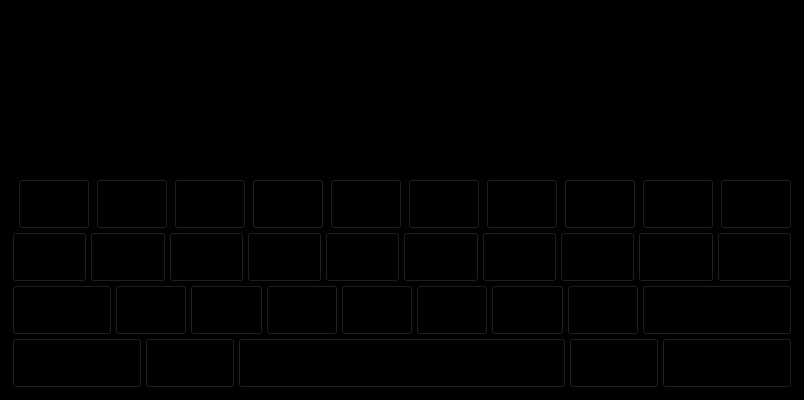
<?xml version="1.0" encoding="UTF-8"?>
<ui version="4.0">
 <class>VirtualKeyboard</class>
 <widget class="QFrame" name="VirtualKeyboard">
  <property name="geometry">
   <rect>
    <x>0</x>
    <y>0</y>
    <width>804</width>
    <height>400</height>
   </rect>
  </property>
  <property name="sizePolicy">
   <sizepolicy hsizetype="Minimum" vsizetype="Preferred">
    <horstretch>0</horstretch>
    <verstretch>0</verstretch>
   </sizepolicy>
  </property>
  <property name="windowTitle">
   <string>Frame</string>
  </property>
  <property name="styleSheet">
   <string notr="true">background: non;</string>
  </property>
  <property name="frameShape">
   <enum>QFrame::StyledPanel</enum>
  </property>
  <property name="frameShadow">
   <enum>QFrame::Raised</enum>
  </property>
  <layout class="QHBoxLayout" name="horizontalLayout" stretch="0">
   <item>
    <layout class="QVBoxLayout" name="verticalLayout_principal">
     <property name="spacing">
      <number>3</number>
     </property>
     <item>
      <layout class="QHBoxLayout" name="textLayout">
       <property name="spacing">
        <number>3</number>
       </property>
       <property name="sizeConstraint">
        <enum>QLayout::SetMinimumSize</enum>
       </property>
       <property name="topMargin">
        <number>0</number>
       </property>
       <item>
        <widget class="QTextEdit" name="textEdit"/>
       </item>
       <item>
        <widget class="QPlainTextEdit" name="plainTextEdit"/>
       </item>
       <item>
        <widget class="QLineEdit" name="lineEdit">
         <property name="minimumSize">
          <size>
           <width>0</width>
           <height>0</height>
          </size>
         </property>
         <property name="maximumSize">
          <size>
           <width>790</width>
           <height>180</height>
          </size>
         </property>
         <property name="font">
          <font>
           <pointsize>16</pointsize>
          </font>
         </property>
         <property name="alignment">
          <set>Qt::AlignBottom|Qt::AlignLeading|Qt::AlignLeft</set>
         </property>
        </widget>
       </item>
      </layout>
     </item>
     <item>
      <layout class="QHBoxLayout" name="horizontalLayout_firstRow">
       <property name="spacing">
        <number>6</number>
       </property>
       <property name="sizeConstraint">
        <enum>QLayout::SetMinimumSize</enum>
       </property>
       <item>
        <widget class="QWidget" name="widget" native="true">
         <zorder>pushButton_principalKey_00</zorder>
        </widget>
       </item>
       <item>
        <widget class="QPushButton" name="pushButton_principalKey_00">
         <property name="sizePolicy">
          <sizepolicy hsizetype="Minimum" vsizetype="Minimum">
           <horstretch>0</horstretch>
           <verstretch>0</verstretch>
          </sizepolicy>
         </property>
         <property name="minimumSize">
          <size>
           <width>72</width>
           <height>50</height>
          </size>
         </property>
         <property name="maximumSize">
          <size>
           <width>90</width>
           <height>60</height>
          </size>
         </property>
         <property name="font">
          <font>
           <pointsize>12</pointsize>
          </font>
         </property>
         <property name="focusPolicy">
          <enum>Qt::NoFocus</enum>
         </property>
         <property name="text">
          <string/>
         </property>
        </widget>
       </item>
       <item>
        <widget class="QPushButton" name="pushButton_principalKey_01">
         <property name="sizePolicy">
          <sizepolicy hsizetype="Minimum" vsizetype="Minimum">
           <horstretch>0</horstretch>
           <verstretch>0</verstretch>
          </sizepolicy>
         </property>
         <property name="minimumSize">
          <size>
           <width>72</width>
           <height>50</height>
          </size>
         </property>
         <property name="maximumSize">
          <size>
           <width>90</width>
           <height>60</height>
          </size>
         </property>
         <property name="font">
          <font>
           <pointsize>12</pointsize>
          </font>
         </property>
         <property name="focusPolicy">
          <enum>Qt::NoFocus</enum>
         </property>
         <property name="text">
          <string/>
         </property>
        </widget>
       </item>
       <item>
        <widget class="QPushButton" name="pushButton_principalKey_02">
         <property name="sizePolicy">
          <sizepolicy hsizetype="Minimum" vsizetype="Minimum">
           <horstretch>0</horstretch>
           <verstretch>0</verstretch>
          </sizepolicy>
         </property>
         <property name="minimumSize">
          <size>
           <width>72</width>
           <height>50</height>
          </size>
         </property>
         <property name="maximumSize">
          <size>
           <width>90</width>
           <height>60</height>
          </size>
         </property>
         <property name="font">
          <font>
           <pointsize>12</pointsize>
          </font>
         </property>
         <property name="focusPolicy">
          <enum>Qt::NoFocus</enum>
         </property>
         <property name="text">
          <string/>
         </property>
        </widget>
       </item>
       <item>
        <widget class="QPushButton" name="pushButton_principalKey_03">
         <property name="sizePolicy">
          <sizepolicy hsizetype="Minimum" vsizetype="Minimum">
           <horstretch>0</horstretch>
           <verstretch>0</verstretch>
          </sizepolicy>
         </property>
         <property name="minimumSize">
          <size>
           <width>72</width>
           <height>50</height>
          </size>
         </property>
         <property name="maximumSize">
          <size>
           <width>90</width>
           <height>60</height>
          </size>
         </property>
         <property name="font">
          <font>
           <pointsize>12</pointsize>
          </font>
         </property>
         <property name="focusPolicy">
          <enum>Qt::NoFocus</enum>
         </property>
         <property name="text">
          <string/>
         </property>
        </widget>
       </item>
       <item>
        <widget class="QPushButton" name="pushButton_principalKey_04">
         <property name="sizePolicy">
          <sizepolicy hsizetype="Minimum" vsizetype="Minimum">
           <horstretch>0</horstretch>
           <verstretch>0</verstretch>
          </sizepolicy>
         </property>
         <property name="minimumSize">
          <size>
           <width>72</width>
           <height>50</height>
          </size>
         </property>
         <property name="maximumSize">
          <size>
           <width>90</width>
           <height>60</height>
          </size>
         </property>
         <property name="font">
          <font>
           <pointsize>12</pointsize>
          </font>
         </property>
         <property name="focusPolicy">
          <enum>Qt::NoFocus</enum>
         </property>
         <property name="text">
          <string/>
         </property>
        </widget>
       </item>
       <item>
        <widget class="QPushButton" name="pushButton_principalKey_05">
         <property name="sizePolicy">
          <sizepolicy hsizetype="Minimum" vsizetype="Minimum">
           <horstretch>0</horstretch>
           <verstretch>0</verstretch>
          </sizepolicy>
         </property>
         <property name="minimumSize">
          <size>
           <width>72</width>
           <height>50</height>
          </size>
         </property>
         <property name="maximumSize">
          <size>
           <width>90</width>
           <height>60</height>
          </size>
         </property>
         <property name="font">
          <font>
           <pointsize>12</pointsize>
          </font>
         </property>
         <property name="focusPolicy">
          <enum>Qt::NoFocus</enum>
         </property>
         <property name="text">
          <string/>
         </property>
        </widget>
       </item>
       <item>
        <widget class="QPushButton" name="pushButton_principalKey_06">
         <property name="sizePolicy">
          <sizepolicy hsizetype="Minimum" vsizetype="Minimum">
           <horstretch>0</horstretch>
           <verstretch>0</verstretch>
          </sizepolicy>
         </property>
         <property name="minimumSize">
          <size>
           <width>72</width>
           <height>50</height>
          </size>
         </property>
         <property name="maximumSize">
          <size>
           <width>90</width>
           <height>60</height>
          </size>
         </property>
         <property name="font">
          <font>
           <pointsize>12</pointsize>
          </font>
         </property>
         <property name="focusPolicy">
          <enum>Qt::NoFocus</enum>
         </property>
         <property name="text">
          <string/>
         </property>
        </widget>
       </item>
       <item>
        <widget class="QPushButton" name="pushButton_principalKey_07">
         <property name="sizePolicy">
          <sizepolicy hsizetype="Minimum" vsizetype="Minimum">
           <horstretch>0</horstretch>
           <verstretch>0</verstretch>
          </sizepolicy>
         </property>
         <property name="minimumSize">
          <size>
           <width>72</width>
           <height>50</height>
          </size>
         </property>
         <property name="maximumSize">
          <size>
           <width>90</width>
           <height>60</height>
          </size>
         </property>
         <property name="font">
          <font>
           <pointsize>12</pointsize>
          </font>
         </property>
         <property name="focusPolicy">
          <enum>Qt::NoFocus</enum>
         </property>
         <property name="text">
          <string/>
         </property>
        </widget>
       </item>
       <item>
        <widget class="QPushButton" name="pushButton_principalKey_08">
         <property name="sizePolicy">
          <sizepolicy hsizetype="Minimum" vsizetype="Minimum">
           <horstretch>0</horstretch>
           <verstretch>0</verstretch>
          </sizepolicy>
         </property>
         <property name="minimumSize">
          <size>
           <width>72</width>
           <height>50</height>
          </size>
         </property>
         <property name="maximumSize">
          <size>
           <width>90</width>
           <height>60</height>
          </size>
         </property>
         <property name="font">
          <font>
           <pointsize>12</pointsize>
          </font>
         </property>
         <property name="focusPolicy">
          <enum>Qt::NoFocus</enum>
         </property>
         <property name="text">
          <string/>
         </property>
        </widget>
       </item>
       <item>
        <widget class="QPushButton" name="pushButton_principalKey_09">
         <property name="sizePolicy">
          <sizepolicy hsizetype="Minimum" vsizetype="Minimum">
           <horstretch>0</horstretch>
           <verstretch>0</verstretch>
          </sizepolicy>
         </property>
         <property name="minimumSize">
          <size>
           <width>72</width>
           <height>50</height>
          </size>
         </property>
         <property name="maximumSize">
          <size>
           <width>90</width>
           <height>60</height>
          </size>
         </property>
         <property name="font">
          <font>
           <pointsize>12</pointsize>
          </font>
         </property>
         <property name="focusPolicy">
          <enum>Qt::NoFocus</enum>
         </property>
         <property name="text">
          <string/>
         </property>
        </widget>
       </item>
      </layout>
     </item>
     <item>
      <layout class="QHBoxLayout" name="horizontalLayout_secondRow">
       <property name="sizeConstraint">
        <enum>QLayout::SetMinimumSize</enum>
       </property>
       <item>
        <widget class="QPushButton" name="pushButton_principalKey_10">
         <property name="sizePolicy">
          <sizepolicy hsizetype="Minimum" vsizetype="Minimum">
           <horstretch>0</horstretch>
           <verstretch>0</verstretch>
          </sizepolicy>
         </property>
         <property name="minimumSize">
          <size>
           <width>40</width>
           <height>50</height>
          </size>
         </property>
         <property name="maximumSize">
          <size>
           <width>16777215</width>
           <height>60</height>
          </size>
         </property>
         <property name="font">
          <font>
           <pointsize>12</pointsize>
          </font>
         </property>
         <property name="focusPolicy">
          <enum>Qt::NoFocus</enum>
         </property>
         <property name="text">
          <string/>
         </property>
        </widget>
       </item>
       <item>
        <widget class="QPushButton" name="pushButton_principalKey_11">
         <property name="sizePolicy">
          <sizepolicy hsizetype="Minimum" vsizetype="Minimum">
           <horstretch>0</horstretch>
           <verstretch>0</verstretch>
          </sizepolicy>
         </property>
         <property name="minimumSize">
          <size>
           <width>40</width>
           <height>50</height>
          </size>
         </property>
         <property name="maximumSize">
          <size>
           <width>16777215</width>
           <height>60</height>
          </size>
         </property>
         <property name="font">
          <font>
           <pointsize>12</pointsize>
          </font>
         </property>
         <property name="focusPolicy">
          <enum>Qt::NoFocus</enum>
         </property>
         <property name="text">
          <string/>
         </property>
        </widget>
       </item>
       <item>
        <widget class="QPushButton" name="pushButton_principalKey_12">
         <property name="sizePolicy">
          <sizepolicy hsizetype="Minimum" vsizetype="Minimum">
           <horstretch>0</horstretch>
           <verstretch>0</verstretch>
          </sizepolicy>
         </property>
         <property name="minimumSize">
          <size>
           <width>40</width>
           <height>50</height>
          </size>
         </property>
         <property name="maximumSize">
          <size>
           <width>16777215</width>
           <height>60</height>
          </size>
         </property>
         <property name="font">
          <font>
           <pointsize>12</pointsize>
          </font>
         </property>
         <property name="focusPolicy">
          <enum>Qt::NoFocus</enum>
         </property>
         <property name="text">
          <string/>
         </property>
        </widget>
       </item>
       <item>
        <widget class="QPushButton" name="pushButton_principalKey_13">
         <property name="sizePolicy">
          <sizepolicy hsizetype="Minimum" vsizetype="Minimum">
           <horstretch>0</horstretch>
           <verstretch>0</verstretch>
          </sizepolicy>
         </property>
         <property name="minimumSize">
          <size>
           <width>40</width>
           <height>50</height>
          </size>
         </property>
         <property name="maximumSize">
          <size>
           <width>16777215</width>
           <height>60</height>
          </size>
         </property>
         <property name="font">
          <font>
           <pointsize>12</pointsize>
          </font>
         </property>
         <property name="focusPolicy">
          <enum>Qt::NoFocus</enum>
         </property>
         <property name="text">
          <string/>
         </property>
        </widget>
       </item>
       <item>
        <widget class="QPushButton" name="pushButton_principalKey_14">
         <property name="sizePolicy">
          <sizepolicy hsizetype="Minimum" vsizetype="Minimum">
           <horstretch>0</horstretch>
           <verstretch>0</verstretch>
          </sizepolicy>
         </property>
         <property name="minimumSize">
          <size>
           <width>40</width>
           <height>50</height>
          </size>
         </property>
         <property name="maximumSize">
          <size>
           <width>16777215</width>
           <height>60</height>
          </size>
         </property>
         <property name="font">
          <font>
           <pointsize>12</pointsize>
          </font>
         </property>
         <property name="focusPolicy">
          <enum>Qt::NoFocus</enum>
         </property>
         <property name="text">
          <string/>
         </property>
        </widget>
       </item>
       <item>
        <widget class="QPushButton" name="pushButton_principalKey_15">
         <property name="sizePolicy">
          <sizepolicy hsizetype="Minimum" vsizetype="Minimum">
           <horstretch>0</horstretch>
           <verstretch>0</verstretch>
          </sizepolicy>
         </property>
         <property name="minimumSize">
          <size>
           <width>40</width>
           <height>50</height>
          </size>
         </property>
         <property name="maximumSize">
          <size>
           <width>16777215</width>
           <height>60</height>
          </size>
         </property>
         <property name="font">
          <font>
           <pointsize>12</pointsize>
          </font>
         </property>
         <property name="focusPolicy">
          <enum>Qt::NoFocus</enum>
         </property>
         <property name="text">
          <string/>
         </property>
        </widget>
       </item>
       <item>
        <widget class="QPushButton" name="pushButton_principalKey_16">
         <property name="sizePolicy">
          <sizepolicy hsizetype="Minimum" vsizetype="Minimum">
           <horstretch>0</horstretch>
           <verstretch>0</verstretch>
          </sizepolicy>
         </property>
         <property name="minimumSize">
          <size>
           <width>40</width>
           <height>50</height>
          </size>
         </property>
         <property name="maximumSize">
          <size>
           <width>16777215</width>
           <height>60</height>
          </size>
         </property>
         <property name="font">
          <font>
           <pointsize>12</pointsize>
          </font>
         </property>
         <property name="focusPolicy">
          <enum>Qt::NoFocus</enum>
         </property>
         <property name="text">
          <string/>
         </property>
        </widget>
       </item>
       <item>
        <widget class="QPushButton" name="pushButton_principalKey_17">
         <property name="sizePolicy">
          <sizepolicy hsizetype="Minimum" vsizetype="Minimum">
           <horstretch>0</horstretch>
           <verstretch>0</verstretch>
          </sizepolicy>
         </property>
         <property name="minimumSize">
          <size>
           <width>40</width>
           <height>50</height>
          </size>
         </property>
         <property name="maximumSize">
          <size>
           <width>16777215</width>
           <height>60</height>
          </size>
         </property>
         <property name="font">
          <font>
           <pointsize>12</pointsize>
          </font>
         </property>
         <property name="focusPolicy">
          <enum>Qt::NoFocus</enum>
         </property>
         <property name="text">
          <string/>
         </property>
        </widget>
       </item>
       <item>
        <widget class="QPushButton" name="pushButton_principalKey_18">
         <property name="sizePolicy">
          <sizepolicy hsizetype="Minimum" vsizetype="Minimum">
           <horstretch>0</horstretch>
           <verstretch>0</verstretch>
          </sizepolicy>
         </property>
         <property name="minimumSize">
          <size>
           <width>40</width>
           <height>50</height>
          </size>
         </property>
         <property name="maximumSize">
          <size>
           <width>16777215</width>
           <height>60</height>
          </size>
         </property>
         <property name="font">
          <font>
           <pointsize>12</pointsize>
          </font>
         </property>
         <property name="focusPolicy">
          <enum>Qt::NoFocus</enum>
         </property>
         <property name="text">
          <string/>
         </property>
        </widget>
       </item>
       <item>
        <widget class="QPushButton" name="pushButton_principalKey_19">
         <property name="sizePolicy">
          <sizepolicy hsizetype="Minimum" vsizetype="Minimum">
           <horstretch>0</horstretch>
           <verstretch>0</verstretch>
          </sizepolicy>
         </property>
         <property name="minimumSize">
          <size>
           <width>40</width>
           <height>50</height>
          </size>
         </property>
         <property name="maximumSize">
          <size>
           <width>16777215</width>
           <height>60</height>
          </size>
         </property>
         <property name="font">
          <font>
           <pointsize>12</pointsize>
          </font>
         </property>
         <property name="focusPolicy">
          <enum>Qt::NoFocus</enum>
         </property>
         <property name="text">
          <string/>
         </property>
        </widget>
       </item>
      </layout>
     </item>
     <item>
      <layout class="QHBoxLayout" name="horizontalLayout_thirdRow">
       <property name="sizeConstraint">
        <enum>QLayout::SetMinimumSize</enum>
       </property>
       <item>
        <widget class="QPushButton" name="pushButton_principalKey_caps">
         <property name="sizePolicy">
          <sizepolicy hsizetype="Minimum" vsizetype="Minimum">
           <horstretch>0</horstretch>
           <verstretch>0</verstretch>
          </sizepolicy>
         </property>
         <property name="minimumSize">
          <size>
           <width>100</width>
           <height>50</height>
          </size>
         </property>
         <property name="maximumSize">
          <size>
           <width>16777215</width>
           <height>60</height>
          </size>
         </property>
         <property name="font">
          <font>
           <pointsize>12</pointsize>
          </font>
         </property>
         <property name="focusPolicy">
          <enum>Qt::NoFocus</enum>
         </property>
         <property name="text">
          <string>Caps</string>
         </property>
        </widget>
       </item>
       <item>
        <widget class="QPushButton" name="pushButton_principalKey_20">
         <property name="sizePolicy">
          <sizepolicy hsizetype="Minimum" vsizetype="Minimum">
           <horstretch>0</horstretch>
           <verstretch>0</verstretch>
          </sizepolicy>
         </property>
         <property name="minimumSize">
          <size>
           <width>40</width>
           <height>50</height>
          </size>
         </property>
         <property name="maximumSize">
          <size>
           <width>16777215</width>
           <height>60</height>
          </size>
         </property>
         <property name="font">
          <font>
           <pointsize>12</pointsize>
          </font>
         </property>
         <property name="focusPolicy">
          <enum>Qt::NoFocus</enum>
         </property>
         <property name="text">
          <string/>
         </property>
        </widget>
       </item>
       <item>
        <widget class="QPushButton" name="pushButton_principalKey_21">
         <property name="sizePolicy">
          <sizepolicy hsizetype="Minimum" vsizetype="Minimum">
           <horstretch>0</horstretch>
           <verstretch>0</verstretch>
          </sizepolicy>
         </property>
         <property name="minimumSize">
          <size>
           <width>40</width>
           <height>50</height>
          </size>
         </property>
         <property name="maximumSize">
          <size>
           <width>16777215</width>
           <height>60</height>
          </size>
         </property>
         <property name="font">
          <font>
           <pointsize>12</pointsize>
          </font>
         </property>
         <property name="focusPolicy">
          <enum>Qt::NoFocus</enum>
         </property>
         <property name="text">
          <string/>
         </property>
        </widget>
       </item>
       <item>
        <widget class="QPushButton" name="pushButton_principalKey_22">
         <property name="sizePolicy">
          <sizepolicy hsizetype="Minimum" vsizetype="Minimum">
           <horstretch>0</horstretch>
           <verstretch>0</verstretch>
          </sizepolicy>
         </property>
         <property name="minimumSize">
          <size>
           <width>40</width>
           <height>50</height>
          </size>
         </property>
         <property name="maximumSize">
          <size>
           <width>16777215</width>
           <height>60</height>
          </size>
         </property>
         <property name="font">
          <font>
           <pointsize>12</pointsize>
          </font>
         </property>
         <property name="focusPolicy">
          <enum>Qt::NoFocus</enum>
         </property>
         <property name="text">
          <string/>
         </property>
        </widget>
       </item>
       <item>
        <widget class="QPushButton" name="pushButton_principalKey_23">
         <property name="sizePolicy">
          <sizepolicy hsizetype="Minimum" vsizetype="Minimum">
           <horstretch>0</horstretch>
           <verstretch>0</verstretch>
          </sizepolicy>
         </property>
         <property name="minimumSize">
          <size>
           <width>40</width>
           <height>50</height>
          </size>
         </property>
         <property name="maximumSize">
          <size>
           <width>16777215</width>
           <height>60</height>
          </size>
         </property>
         <property name="font">
          <font>
           <pointsize>12</pointsize>
          </font>
         </property>
         <property name="focusPolicy">
          <enum>Qt::NoFocus</enum>
         </property>
         <property name="text">
          <string/>
         </property>
        </widget>
       </item>
       <item>
        <widget class="QPushButton" name="pushButton_principalKey_24">
         <property name="sizePolicy">
          <sizepolicy hsizetype="Minimum" vsizetype="Minimum">
           <horstretch>0</horstretch>
           <verstretch>0</verstretch>
          </sizepolicy>
         </property>
         <property name="minimumSize">
          <size>
           <width>40</width>
           <height>50</height>
          </size>
         </property>
         <property name="maximumSize">
          <size>
           <width>16777215</width>
           <height>60</height>
          </size>
         </property>
         <property name="font">
          <font>
           <pointsize>12</pointsize>
          </font>
         </property>
         <property name="focusPolicy">
          <enum>Qt::NoFocus</enum>
         </property>
         <property name="text">
          <string/>
         </property>
        </widget>
       </item>
       <item>
        <widget class="QPushButton" name="pushButton_principalKey_25">
         <property name="sizePolicy">
          <sizepolicy hsizetype="Minimum" vsizetype="Minimum">
           <horstretch>0</horstretch>
           <verstretch>0</verstretch>
          </sizepolicy>
         </property>
         <property name="minimumSize">
          <size>
           <width>40</width>
           <height>50</height>
          </size>
         </property>
         <property name="maximumSize">
          <size>
           <width>16777215</width>
           <height>60</height>
          </size>
         </property>
         <property name="font">
          <font>
           <pointsize>12</pointsize>
          </font>
         </property>
         <property name="focusPolicy">
          <enum>Qt::NoFocus</enum>
         </property>
         <property name="text">
          <string/>
         </property>
        </widget>
       </item>
       <item>
        <widget class="QPushButton" name="pushButton_principalKey_26">
         <property name="sizePolicy">
          <sizepolicy hsizetype="Minimum" vsizetype="Minimum">
           <horstretch>0</horstretch>
           <verstretch>0</verstretch>
          </sizepolicy>
         </property>
         <property name="minimumSize">
          <size>
           <width>40</width>
           <height>50</height>
          </size>
         </property>
         <property name="maximumSize">
          <size>
           <width>16777215</width>
           <height>60</height>
          </size>
         </property>
         <property name="font">
          <font>
           <pointsize>12</pointsize>
          </font>
         </property>
         <property name="focusPolicy">
          <enum>Qt::NoFocus</enum>
         </property>
         <property name="text">
          <string/>
         </property>
        </widget>
       </item>
       <item>
        <widget class="QPushButton" name="pushButton_principalKey_backspace">
         <property name="sizePolicy">
          <sizepolicy hsizetype="Minimum" vsizetype="Minimum">
           <horstretch>0</horstretch>
           <verstretch>0</verstretch>
          </sizepolicy>
         </property>
         <property name="minimumSize">
          <size>
           <width>150</width>
           <height>50</height>
          </size>
         </property>
         <property name="maximumSize">
          <size>
           <width>16777215</width>
           <height>60</height>
          </size>
         </property>
         <property name="font">
          <font>
           <pointsize>12</pointsize>
          </font>
         </property>
         <property name="focusPolicy">
          <enum>Qt::NoFocus</enum>
         </property>
         <property name="icon">
          <iconset resource="controller.qrc">
           <normaloff>:/images/backspace.png</normaloff>:/images/backspace.png</iconset>
         </property>
         <property name="iconSize">
          <size>
           <width>35</width>
           <height>35</height>
          </size>
         </property>
         <property name="autoRepeat">
          <bool>true</bool>
         </property>
        </widget>
       </item>
      </layout>
     </item>
     <item>
      <layout class="QHBoxLayout" name="horizontalLayout_fourthRow">
       <property name="sizeConstraint">
        <enum>QLayout::SetMinimumSize</enum>
       </property>
       <item>
        <widget class="QPushButton" name="pushButton_principalKey_numbers">
         <property name="sizePolicy">
          <sizepolicy hsizetype="Minimum" vsizetype="Minimum">
           <horstretch>0</horstretch>
           <verstretch>0</verstretch>
          </sizepolicy>
         </property>
         <property name="minimumSize">
          <size>
           <width>110</width>
           <height>50</height>
          </size>
         </property>
         <property name="maximumSize">
          <size>
           <width>130</width>
           <height>60</height>
          </size>
         </property>
         <property name="font">
          <font>
           <pointsize>12</pointsize>
          </font>
         </property>
         <property name="focusPolicy">
          <enum>Qt::NoFocus</enum>
         </property>
         <property name="text">
          <string>123</string>
         </property>
        </widget>
       </item>
       <item>
        <widget class="QPushButton" name="pushButton_principalKey_punctuation">
         <property name="sizePolicy">
          <sizepolicy hsizetype="Minimum" vsizetype="Minimum">
           <horstretch>0</horstretch>
           <verstretch>0</verstretch>
          </sizepolicy>
         </property>
         <property name="minimumSize">
          <size>
           <width>60</width>
           <height>50</height>
          </size>
         </property>
         <property name="maximumSize">
          <size>
           <width>90</width>
           <height>60</height>
          </size>
         </property>
         <property name="font">
          <font>
           <pointsize>12</pointsize>
          </font>
         </property>
         <property name="focusPolicy">
          <enum>Qt::NoFocus</enum>
         </property>
         <property name="text">
          <string>.,;!</string>
         </property>
        </widget>
       </item>
       <item>
        <widget class="QPushButton" name="pushButton_principalKey_space">
         <property name="sizePolicy">
          <sizepolicy hsizetype="Minimum" vsizetype="Minimum">
           <horstretch>0</horstretch>
           <verstretch>0</verstretch>
          </sizepolicy>
         </property>
         <property name="minimumSize">
          <size>
           <width>250</width>
           <height>50</height>
          </size>
         </property>
         <property name="maximumSize">
          <size>
           <width>340</width>
           <height>60</height>
          </size>
         </property>
         <property name="font">
          <font>
           <pointsize>12</pointsize>
          </font>
         </property>
         <property name="focusPolicy">
          <enum>Qt::NoFocus</enum>
         </property>
         <property name="text">
          <string>Space</string>
         </property>
        </widget>
       </item>
       <item>
        <widget class="QPushButton" name="pushButton_principalKey_enter">
         <property name="sizePolicy">
          <sizepolicy hsizetype="Minimum" vsizetype="Minimum">
           <horstretch>0</horstretch>
           <verstretch>0</verstretch>
          </sizepolicy>
         </property>
         <property name="minimumSize">
          <size>
           <width>80</width>
           <height>50</height>
          </size>
         </property>
         <property name="maximumSize">
          <size>
           <width>90</width>
           <height>60</height>
          </size>
         </property>
         <property name="font">
          <font>
           <pointsize>12</pointsize>
          </font>
         </property>
         <property name="focusPolicy">
          <enum>Qt::NoFocus</enum>
         </property>
         <property name="icon">
          <iconset resource="controller.qrc">
           <normaloff>:/images/enter.png</normaloff>:/images/enter.png</iconset>
         </property>
         <property name="iconSize">
          <size>
           <width>35</width>
           <height>35</height>
          </size>
         </property>
        </widget>
       </item>
       <item>
        <widget class="QPushButton" name="pushButton_principalKey_Hide">
         <property name="sizePolicy">
          <sizepolicy hsizetype="Minimum" vsizetype="Minimum">
           <horstretch>0</horstretch>
           <verstretch>0</verstretch>
          </sizepolicy>
         </property>
         <property name="minimumSize">
          <size>
           <width>130</width>
           <height>50</height>
          </size>
         </property>
         <property name="maximumSize">
          <size>
           <width>130</width>
           <height>60</height>
          </size>
         </property>
         <property name="toolTip">
          <string>Done</string>
         </property>
         <property name="text">
          <string/>
         </property>
         <property name="icon">
          <iconset resource="controller.qrc">
           <normaloff>:/images/hide.png</normaloff>:/images/hide.png</iconset>
         </property>
         <property name="iconSize">
          <size>
           <width>32</width>
           <height>32</height>
          </size>
         </property>
        </widget>
       </item>
      </layout>
     </item>
    </layout>
   </item>
  </layout>
 </widget>
 <resources>
  <include location="controller.qrc"/>
 </resources>
 <connections/>
</ui>
